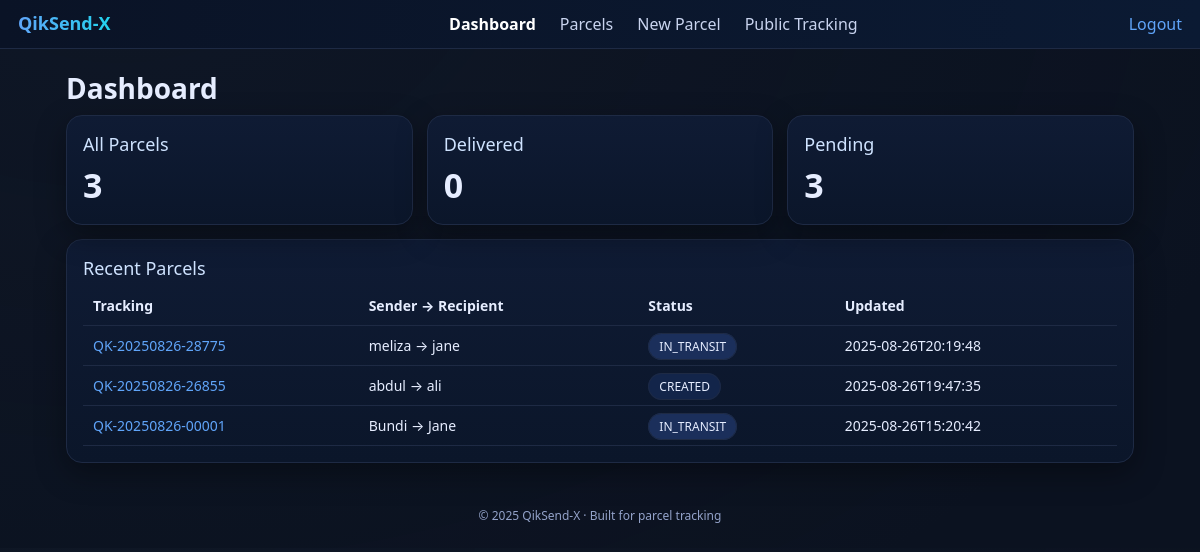
The page / (signed in) on the database its author committed.
### tables this page shows
CREATE TABLE parcels(
            id INTEGER PRIMARY KEY,
            tracking_code TEXT UNIQUE,
            sender_name TEXT, sender_phone TEXT,
            recipient_name TEXT, recipient_phone TEXT,
            description TEXT DEFAULT '',
            weight REAL DEFAULT 0,
            fee REAL DEFAULT 0,
            current_status TEXT DEFAULT 'CREATED',
            created_at TEXT, updated_at TEXT
        , origin TEXT DEFAULT '', destination TEXT DEFAULT '');

### app.py (the view)
@app.route('/')
@login_required
def dashboard():
    db = get_db()
    total = db.execute('SELECT COUNT(*) FROM parcels').fetchone()[0]
    delivered = db.execute("SELECT COUNT(*) FROM parcels WHERE current_status='DELIVERED'").fetchone()[0]
    recent = db.execute('SELECT tracking_code,sender_name,recipient_name,current_status,updated_at FROM parcels ORDER BY updated_at DESC LIMIT 8').fetchall()
    return render_template('dashboard.html', stats={'total': total, 'delivered': delivered}, recent=recent)

### app.py (called while the page is built)
def login_required(f):
    @wraps(f)
    def wrapper(*args, **kwargs):
        if not session.get('user'):
            return redirect(url_for('login'))
        return f(*args, **kwargs)
    return wrapper

def get_db():
    if 'db' not in g:
        conn = sqlite3.connect(DB_PATH); conn.row_factory = sqlite3.Row; g.db = conn
    return g.db

def seed():
    db = get_db()
    if db.execute('SELECT COUNT(*) FROM parcels').fetchone()[0] == 0:
        now = datetime.datetime.now().isoformat(timespec='seconds')
        db.execute('INSERT INTO parcels(tracking_code,sender_name,sender_phone,recipient_name,recipient_phone,description,weight,fee,current_status,created_at,updated_at,origin,destination) VALUES(?,?,?,?,?,?,?,?,?,?,?,?,?)',
                   ('QK-20250826-00001','Bundi','+254700','Jane','+254711','Small electronics',1.2,350,'IN_TRANSIT',now,now,'Nairobi CBD','Eldoret Depot'))
        db.commit()
    if db.execute('SELECT COUNT(*) FROM locations').fetchone()[0] == 0:
        db.executemany('INSERT INTO locations(name,is_active) VALUES(?,1)',
                       [('Nairobi CBD',), ('Thika Rd Hub',), ('Eldoret Depot',),
                        ('Mombasa Port',), ('Kisumu City Branch',)])
        db.commit()

@app.before_request
def setup():
    init_db();
    seed()

### templates/dashboard.html
{% extends "base.html" %}{% block title %}Dashboard · QikSend‑X{% endblock %}{% block content %}<h1 class="h1">Dashboard</h1><div class="grid-3"><div class="card"><div class="h2">All Parcels</div><div class="stat">{{ stats.total }}</div></div><div class="card"><div class="h2">Delivered</div><div class="stat">{{ stats.delivered }}</div></div><div class="card"><div class="h2">Pending</div><div class="stat">{{ stats.total - stats.delivered }}</div></div></div><div class="card" style="margin-top:14px"><div class="h2">Recent Parcels</div><table class="table"><thead><tr><th>Tracking</th><th>Sender → Recipient</th><th>Status</th><th>Updated</th></tr></thead><tbody>{% for p in recent %}<tr><td><a href="{{ url_for('public_track', code=p['tracking_code']) }}">{{ p['tracking_code'] }}</a></td><td>{{ p['sender_name'] }} → {{ p['recipient_name'] }}</td><td><span class="badge {{ p['current_status']|replace(' ','_')|lower }}">{{ p['current_status'] }}</span></td><td>{{ p['updated_at'] }}</td></tr>{% endfor %}</tbody></table></div>{% endblock %}

### templates/base.html (shortened to what this page needs)
<!doctype html><html lang="en"><head><link rel="stylesheet" href="{{ url_for('static', filename='style.css') }}"></head><body><header class="navbar"><div style="display:flex;align-items:center;gap:10px"><img src="{{ url_for('static', filename='brand.svg') }}" alt="QikSend-X" height="24"></div><nav class="menu">{% if session.get('user') %}<a href="{{ url_for('dashboard') }}" class="{% if request.path=='/' %}active{% endif %}">Dashboard</a><a href="{{ url_for('parcels') }}" class="">Parcels</a><a href="{{ url_for('new_parcel') }}" class="">New Parcel</a>{% endif %}<a href="{{ url_for('track_home') }}" class="">Public Tracking</a></nav><div>{% if session.get('user') %}<a href="{{ url_for('logout') }}">Logout</a>{% else %}<a href="{{ url_for('login') }}">Login</a>{% endif %}</div></header><main class="container">{% block content %}{% endblock %}</main><div class="footer">© 2025 QikSend‑X · Built for parcel tracking</div></body></html>

### static/style.css (style rules this page uses)
:root { --bg:#0b1220;--panel:#0f1b34;--line:#1e2a44;--text:#e6edff;--brand:#60a5fa;--brand2:#22d3ee }
* { box-sizing:border-box }
body { margin:0;background:radial-gradient(1200px 800px at 10% -10%, #1e293b33, transparent),var(--bg);color:var(--text);font-family:system-ui,-apple-system,Segoe UI,Roboto,Arial }
a { color:var(--brand);text-decoration:none }
.navbar { position:sticky;top:0;z-index:10;background:linear-gradient(90deg,#0a1326,#0b1a33);border-bottom:1px solid var(--line);display:flex;align-items:center;justify-content:space-between;padding:12px 18px }
.menu a { margin:0 12px;color:#c9d4ef }
.menu a.active { color:#fff;font-weight:600 }
.container { max-width:1100px;margin:20px auto;padding:0 16px }
.grid-3 { display:grid;grid-template-columns:repeat(3,1fr);gap:14px }
.card { background:linear-gradient(180deg,#0f1b34,#0b162a);border:1px solid var(--line);border-radius:16px;padding:16px;box-shadow:0 10px 30px rgba(0,0,0,.35) }
.h1 { font-size:28px;margin:10px 0 8px }
.h2 { font-size:18px;color:#cfe3ff;margin:0 0 6px 0 }
.stat { font-size:34px;font-weight:700 }
.table { width:100%;border-collapse:collapse }
.table th,.table td { padding:10px;border-bottom:1px solid var(--line);font-size:14px;text-align:left }
.badge { padding:4px 10px;border-radius:999px;font-size:12px;border:1px solid var(--line);background:#112041 }
.badge.created { background:#13254a }
.badge.in_transit { background:#1b2f5b }
.footer { color:#93a2c9;font-size:12px;text-align:center;padding:24px }

### rows shown on the page
parcels: tracking_code "QK-20250826-28775", sender_name "meliza", recipient_name "jane", current_status "IN_TRANSIT", updated_at "2025-08-26T20:19:48"
parcels: tracking_code "QK-20250826-26855", sender_name "abdul", recipient_name "ali", current_status "CREATED", updated_at "2025-08-26T19:47:35"
parcels: tracking_code "QK-20250826-00001", sender_name "Bundi", recipient_name "Jane", current_status "IN_TRANSIT", updated_at "2025-08-26T15:20:42"

### other values the page prints
{{ stats.total }} "3"
{{ stats.delivered }} "0"
{{ stats.total - stats.delivered }} "3"
